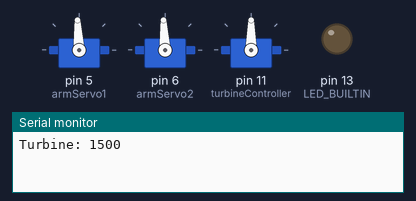
Simulated run of this sketch. Board: Arduino Pro Mini, built with avr-gcc and run on an emulated ATmega328P. Parts: 3 × servo, output pins drawn as LEDs (lit = HIGH), the last lines printed to the serial monitor.

Above: at 5.05 s.
At 6.95 s:
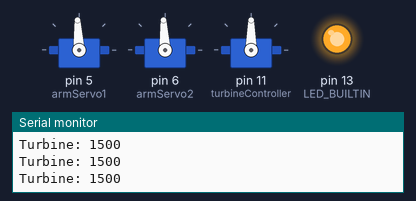
Timing chart, 0 to 8.0 s (numbered marks = the images above):
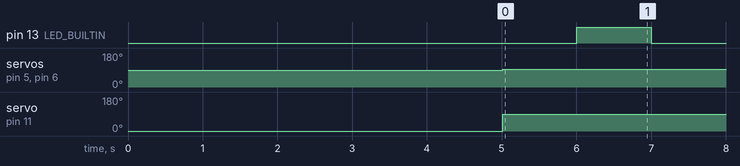

The sketch:

hoverserial.ino
```cpp
#include <PPMReader.h>
#include <SoftwareSerial.h>
#include <Servo.h>

/*

Functionality <- Remote Channel:
  Throttle <- 2 (Stick Up - Down Right)
  Steer <- 1 (Stick Right - Left Right)
  Trubine <- 5 (Switch Left)
  Arm Servo 1 <- 3 (Stick Left)
  Arm Servo 2 <- 4 (Stick Left)

Pins:
  PPM Remote: D3 - has to be an interrupt pin
  Arm1 Servo: D5
  Arm1 Servo: D6
  Turbine PWM: D11
  Hoverboard Controller RX: 8
  Hoverboard Controller TX: 9

Hoverboard:
  - speed and steer are values beween -1000 and 1000.
  - crc is for error checking

PPM Remote:
  - has quite a few error packets
    - differenz to last received value on these faulty values is big -> basic filtering based on the last received value

*/

PPMReader ppm(3, 6); //Digital pin number of interrupt, Channel amount

#define LOOP_DELAY 50
unsigned long nextLoop = 0;

SoftwareSerial hoverSerial(8, 9); // RX, TX

typedef struct
{
  int16_t steer;
  int16_t speed;
  uint32_t crc;
} Serialcommand;
Serialcommand oCmd;

typedef struct
{
  int16_t iSpeedL; // 100* km/h
  int16_t iSpeedR; // 100* km/h
  uint16_t iHallSkippedL;
  uint16_t iHallSkippedR;
  uint16_t iTemp; // °C
  uint16_t iVolt; // 100* V
  int16_t iAmpL;  // 100* A
  int16_t iAmpR;  // 100* A
  uint32_t crc;
} SerialFeedback;
SerialFeedback oFeedback;

enum CHANNEL
{
  THROTTLE = 2,
  STEER = 1,
  SWITCH_LEFT = 5,
  SWITCH_RIGHT = 6,
  ARM_1 = 3,
  ARM_2 = 4,
};

Servo armServo1;
Servo armServo2;
Servo turbineController;

int16_t lastSpeed = 0;
int16_t lastSteer = 0;

#define FILTER_STORE_SIZE 5
int16_t arm1Store[FILTER_STORE_SIZE];
int16_t arm2Store[FILTER_STORE_SIZE];

void setup()
{
  Serial.begin(9600);
  hoverSerial.begin(9600);

  armServo1.attach(5);
  armServo2.attach(6);
  turbineController.attach(11, 1000, 2000);

  turbineController.writeMicroseconds(700);
  delay(3000);
  turbineController.write(0);
  delay(2000);

  pinMode(LED_BUILTIN, OUTPUT);

  for (auto i = 0; i < FILTER_STORE_SIZE; i++)
  {
    arm1Store[i] = 1500;
  }
  for (auto i = 0; i < FILTER_STORE_SIZE; i++)
  {
    arm2Store[i] = 1500;
  }

  armServo1.write(0);
  armServo2.write(0);
}

uint32_t crc32_for_byte(uint32_t r)
{
  for (int j = 0; j < 8; ++j)
  {
    r = (r & 1 ? 0 : (uint32_t)0xEDB88320L) ^ r >> 1;
  }
  return r ^ (uint32_t)0xFF000000L;
}

void crc32(const void *data, size_t n_bytes, uint32_t *crc)
{
  static uint32_t table[0x100];
  if (!*table)
  {
    for (size_t i = 0; i < 0x100; ++i)
    {
      table[i] = crc32_for_byte(i);
    }
  }
  for (size_t i = 0; i < n_bytes; ++i)
  {
    *crc = table[(uint8_t)*crc ^ ((uint8_t *)data)[i]] ^ *crc >> 8;
  }
}

void hoverSend(int16_t iSpeed, int16_t iSteer)
{
  oCmd.steer = iSteer;
  oCmd.speed = iSpeed;

  uint32_t crc = 0;
  crc32((const void *)&oCmd, sizeof(Serialcommand) - 4, &crc);
  oCmd.crc = crc;

  hoverSerial.write((uint8_t *)&oCmd, sizeof(oCmd));
}

int iFailedRec = 0;
boolean hoverReceive()
{
  if (hoverSerial.available() < sizeof(SerialFeedback))
  {
    return false;
  }

  SerialFeedback oNew;
  byte *p = (byte *)&oNew;
  for (unsigned int i = 0; i < sizeof(SerialFeedback); i++)
  {
    *p++ = hoverSerial.read();
  }

  uint32_t crc = 0;
  crc32((const void *)&oNew, sizeof(SerialFeedback) - 4, &crc);

  if (oNew.crc == crc)
  {
    memcpy(&oFeedback, &oNew, sizeof(SerialFeedback));
    return true;
  }

  return false;
}

int16_t filter(int16_t newVal, int16_t store[])
{
  int16_t last = newVal;

  for (auto i = 0; i < FILTER_STORE_SIZE; i++)
  {
    int16_t tmp = store[i];
    store[i] = last;
    last = tmp;
  }

  int32_t sum = 0;
  for (auto i = 0; i < FILTER_STORE_SIZE; i++)
  {
    sum += store[i];
  }

  return (sum / FILTER_STORE_SIZE);
}

int lastArm1 = 1500;
int lastArm2 = 1500;
int8_t flip = 0;

void loop(void)
{
  unsigned long iNow = millis();
  if (nextLoop > iNow)
  {
    return;
  }
  nextLoop = iNow + LOOP_DELAY;

  bool driveOrSuck = ppm.latestValidChannelValue(CHANNEL::SWITCH_RIGHT, 1000) > 1800;
  int16_t turbine = ppm.latestValidChannelValue(CHANNEL::SWITCH_LEFT, 1000);
  int16_t speed = map(ppm.latestValidChannelValue(CHANNEL::THROTTLE, 1500), 1000, 2000, -1000, 1000);
  int16_t steer = map(ppm.latestValidChannelValue(CHANNEL::STEER, 1500), 1000, 2000, -1000, 1000);
  int16_t arm1 = map(ppm.latestValidChannelValue(CHANNEL::ARM_1, 1500), 1000, 2000, 500, 2500);
  int16_t arm2 = map(ppm.latestValidChannelValue(CHANNEL::ARM_2, 1500), 1000, 2000, 500, 2500);

  if (driveOrSuck || flip < 4)
  {
    if (abs(arm1 - lastArm1) < 400)
    {
      arm1 = filter(arm1, arm1Store);
      armServo1.writeMicroseconds(arm1);
    }
    if (abs(arm2 - lastArm2) < 400)
    {
      arm2 = filter(arm2, arm2Store);
      armServo2.writeMicroseconds(arm2);
    }
    lastArm1 = arm1;
    lastArm2 = arm2;

    Serial.print("Turbine: ");
    Serial.println(turbine);

    if (turbine > 1750)
    {
      Serial.println("turbine");
      turbineController.writeMicroseconds(2500);
    }
    else if (turbine > 1350)
    {
      turbineController.write(90);
    }
    else
    {
      turbineController.writeMicroseconds(700);
    }
  }
  else
  {
    if (abs(speed) < 60)
    {
      speed = 0;
    }
    if (abs(steer) < 60)
    {
      steer = 0;
    }

    if (abs(speed - lastSpeed) < 400 && abs(steer - lastSteer) < 400)
    {
      hoverSend(speed, steer);
    }

    lastSpeed = speed;
    lastSteer = steer;
  }

  flip++;
  if (flip == 5)
  {
    flip = 0;
  }

  digitalWrite(LED_BUILTIN, (iNow % 2000) < 1000);
}
```

Measured:
- by itself, pin 13 (LED_BUILTIN): alternates HIGH for 1.0 s and LOW for 1.0 s
- by itself, servo on pin 5 (armServo1), servo on pin 6 (armServo2): 90° → 93° at 5.0 s
- by itself, servo on pin 11 (turbineController): 0° → 90° at 5.0 s
